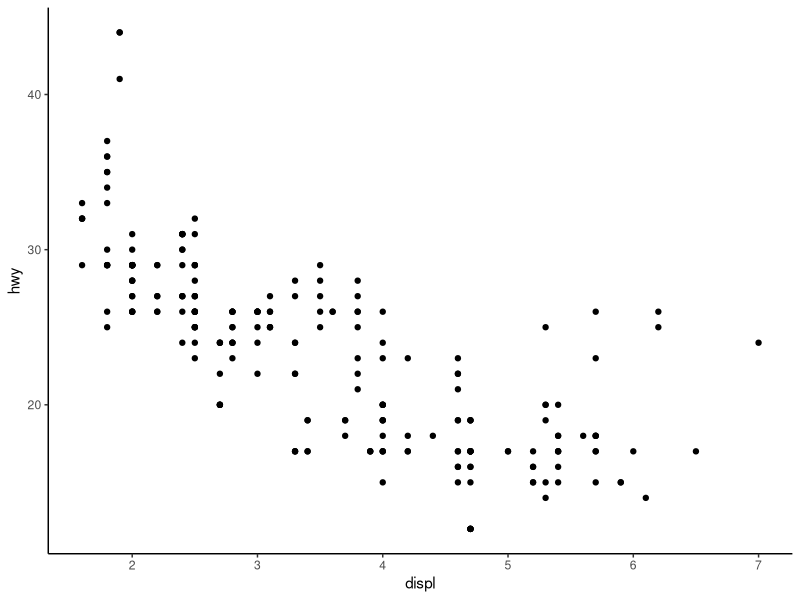
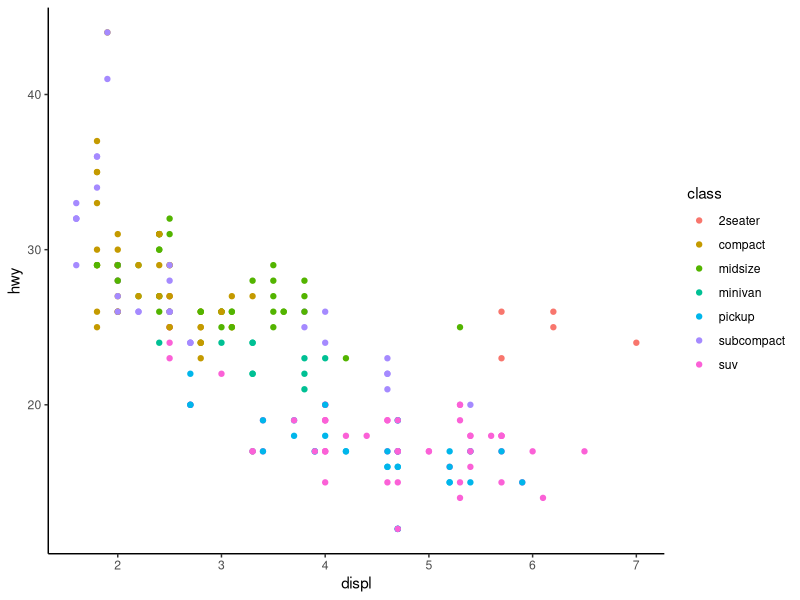
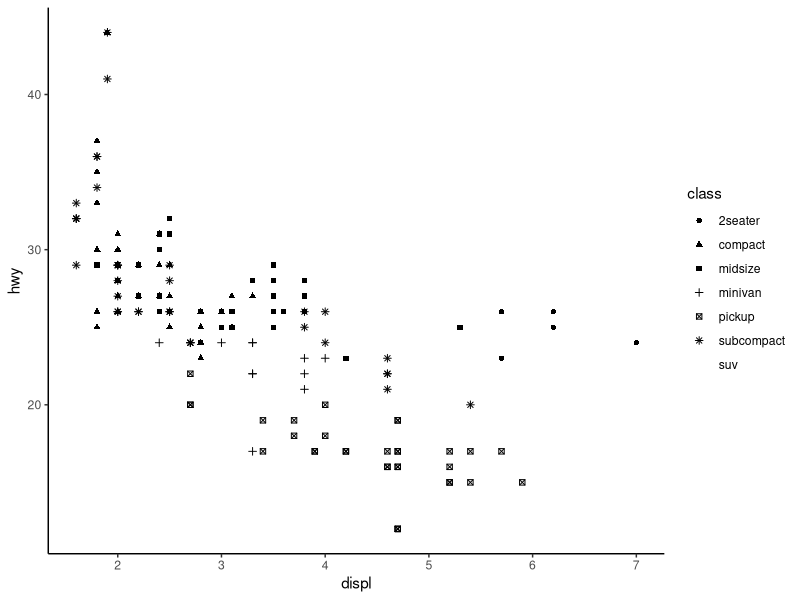
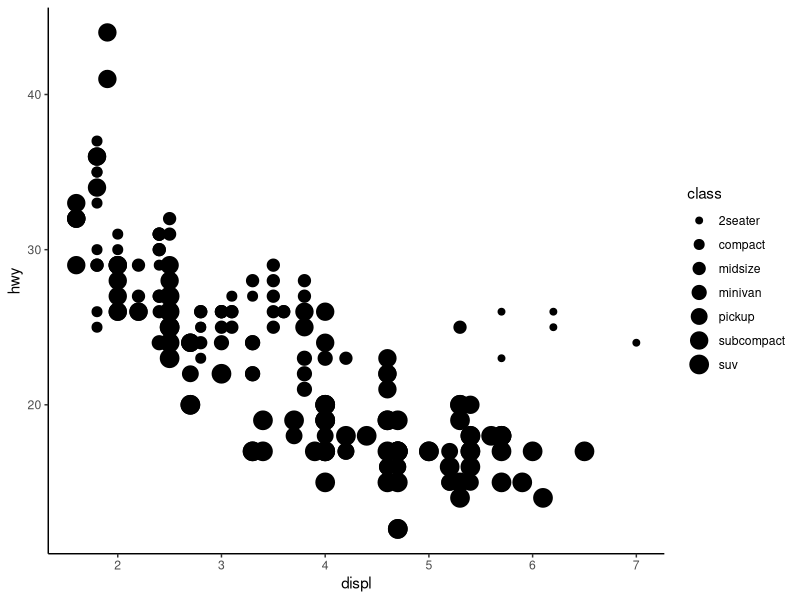
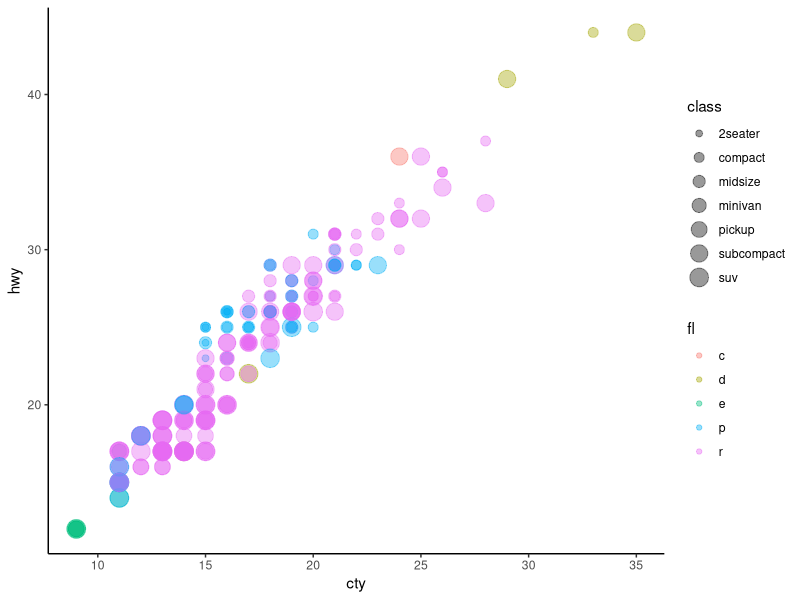
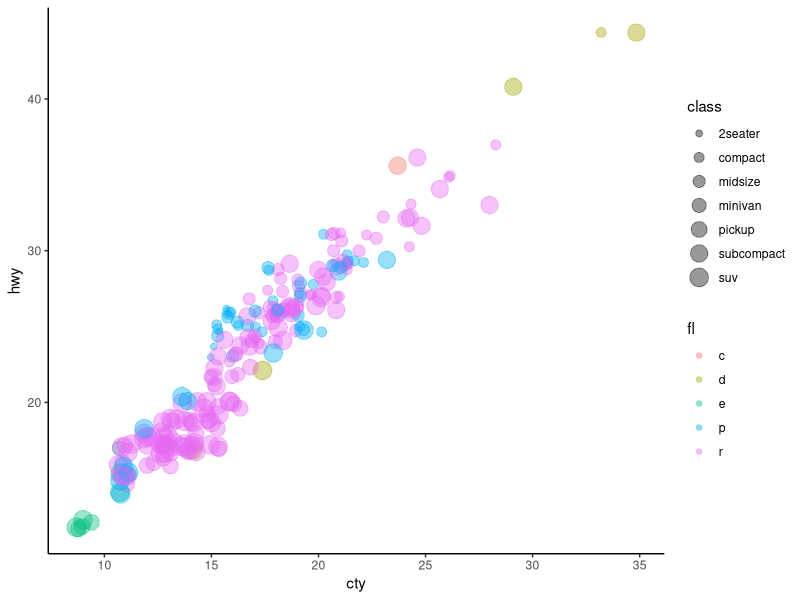
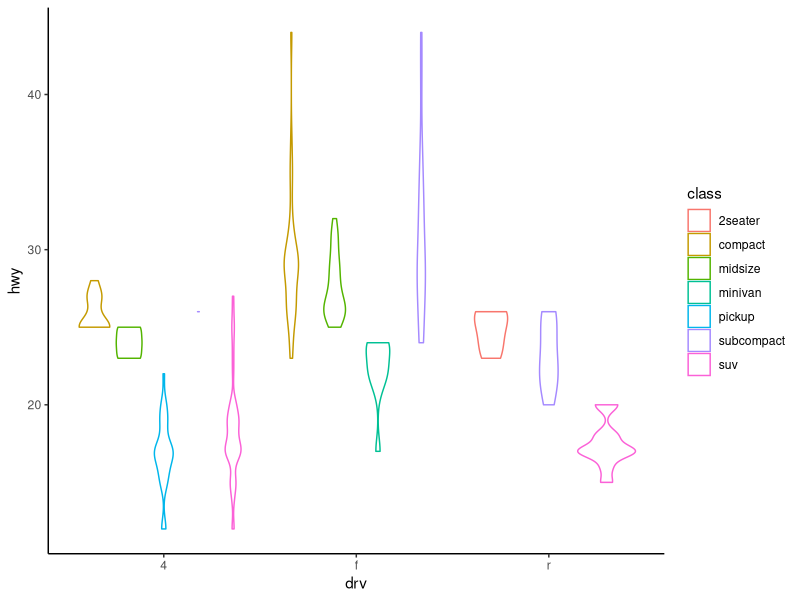
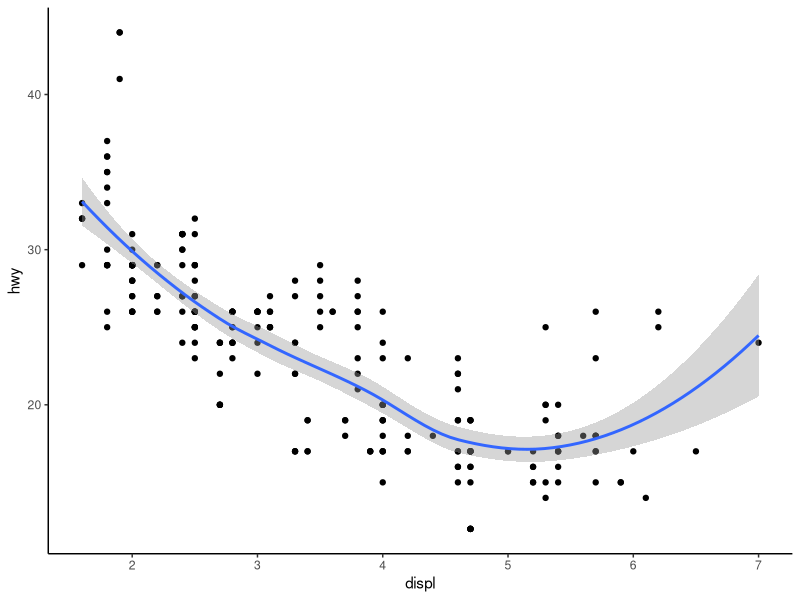

Here is the R script that generated these plots, in order:
## ---- chunk 1
knitr::opts_chunk$set(echo = TRUE)
require(tidyverse)
## ---- chunk 2
g <- ggplot(data=mpg, aes(x=displ, y=hwy))
g + geom_point() + theme_classic()
## ---- chunk 3
ggplot(data=mpg, aes(x=displ, y=hwy, color=class)) +
  geom_point() + 
  theme_classic()
## ---- chunk 4
ggplot(data=mpg, aes(x=displ, y=hwy, shape=class)) +
  geom_point() +
  theme_classic()
## ---- chunk 5
ggplot(data=mpg, aes(x=displ, y=hwy, size=class)) +
  geom_point() +
  theme_classic()
## ---- chunk 6
ggplot(data=mpg, aes(x=cty, y=hwy, size=class, color=fl)) +
  geom_point(alpha=0.4) +
  theme_classic()
## ---- chunk 7
ggplot(data=mpg, aes(x=cty, y=hwy, size=class, color=fl)) +
  geom_jitter(alpha=0.4) +
  theme_classic()
## ---- chunk 8
ggplot(data=mpg, aes(x=drv, y=hwy, color=class)) +
  geom_violin() +
  theme_classic()
## ---- chunk 9
ggplot(data=mpg) +
  geom_point(aes(x=displ, y=hwy)) +
  geom_smooth(aes(x=displ, y=hwy)) +
  theme_classic() 
